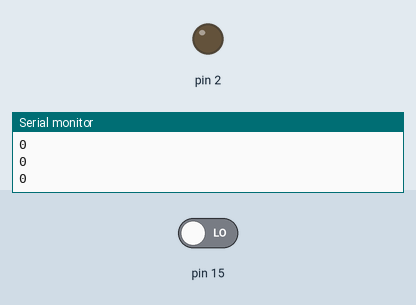
The sketch below on a simulated Arduino Uno, built with avr-gcc and run on an emulated ATmega328P. Parts: output pins drawn as LEDs (lit = HIGH), the last lines printed to the serial monitor. Inputs (shaded band) come from the test bench; at power-on: pin 15 LOW.

Above: at 1.2 s.
1.3 s: pin 15 driven HIGH
At 2.5 s:
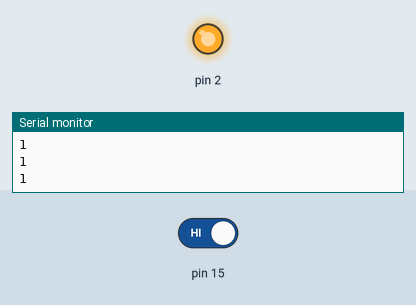
2.9 s: pin 15 driven LOW
At 3.7 s:
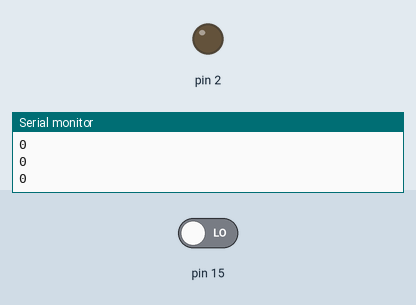
Timing chart, 0 to 5.9 s (numbered marks = the images above; inputs shaded):
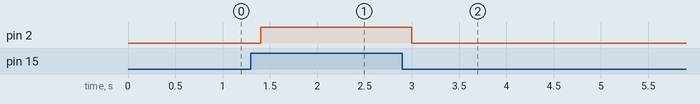

The sketch:

script2.ino
```cpp
void setup() {
  pinMode(15, INPUT);
  pinMode(2, OUTPUT);
  Serial.begin(9600);
}

void loop() {
  Serial.println(digitalRead(15));
  if(digitalRead(15) == 1){
    digitalWrite(2, HIGH);
    delay(100);
  } else {
    digitalWrite(2, LOW);
    delay(100);
  }
  delay(100);
}
```

Measured:
- after the input at 1.3 s, pin 2: LOW → HIGH after 0.10 s
- after the input at 2.9 s, pin 2: HIGH → LOW after 0.10 s
